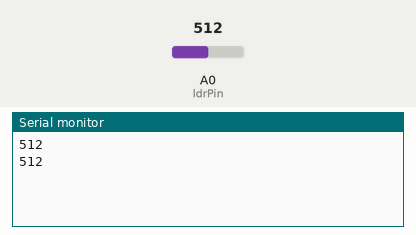
Recording of a sketch running on a simulated Arduino Uno, built with avr-gcc and run on an emulated ATmega328P. Shown: the last lines printed to the serial monitor. The inputs (shaded band) are chosen by the test bench; at power-on: A0 (ldrPin) = 512.

Above: at 1.8 s.
1.9 s: A0 (ldrPin) set to 716
At 2.8 s:
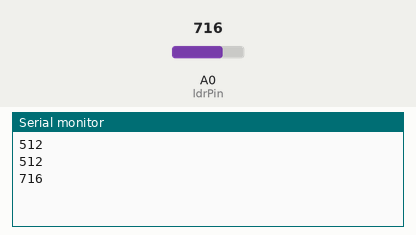
3.4 s: A0 (ldrPin) set to 900
At 4.8 s:
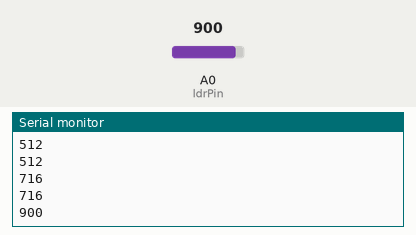
Timing chart, 0 to 6.4 s (numbered marks = the images above; inputs shaded):
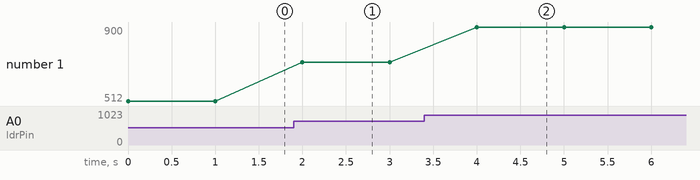

The sketch:

LDR_arduino.ino
```cpp
int ldrPin = 0; //LDR no pino analígico 8
int ldrValor = 0; //Valor lido do LDR

void setup() {
 Serial.begin(9600); //Inicia a comunicação serial
}

void loop() {
 ///ler o valor do LDR
 ldrValor = analogRead(ldrPin); //O valor lido será entre 0 e 1023


 //imprime o valor lido do LDR no monitor serial
 Serial.println(ldrValor);
 delay(1000);
}
```

Measured:
- after the input at 1.9 s, the serial monitor: prints a new line after 0.10 s (image 1)
- after the input at 3.4 s, the serial monitor: prints a new line after 0.60 s (image 2)
- plotted number 1: 512 → 716 after the input at 1.9 s, 716 → 900 after the input at 3.4 s
